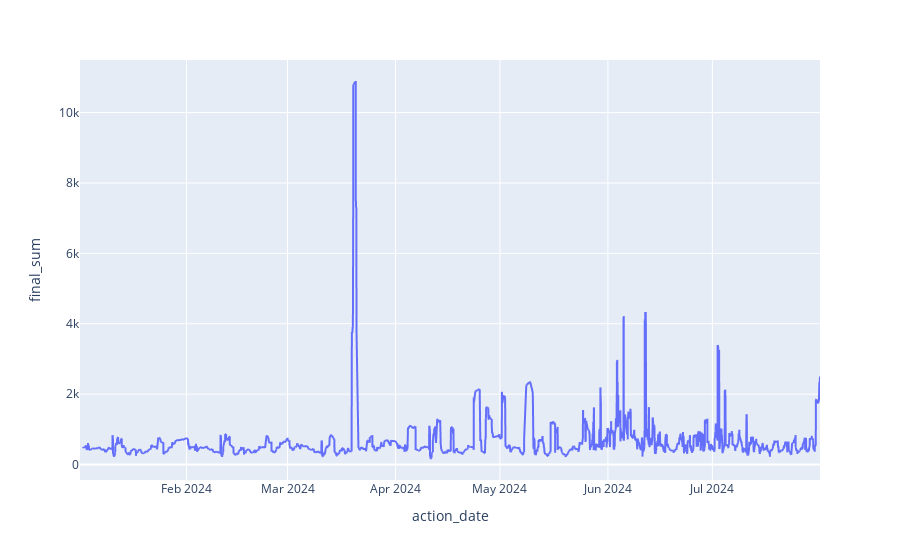

Here is the notebook cell this chart was saved with:
### Markdown cell above
Посмотрим так же линейную диаграмму, что бы видить тренд пожертвований.

### Code cell
fig = px.line(data.groupby('action_date')['final_sum'].sum().rolling(14).mean().reset_index(), x='action_date', y='final_sum')
fig.show()

### Figure 1 — Plotly figure (JSON) as saved in the notebook; plotly's stock layout.template omitted (floating-point values rounded to 4 significant figures; data arrays with more than 128 entries replaced by an {"elided": "..."} marker saying what was removed)
{"data": [{"hovertemplate": "action_date=%{x}<br>final_sum=%{y}<extra></extra>", "legendgroup": "", "line": {"color": "#636efa", "dash": "solid"}, "marker": {"symbol": "circle"}, "mode": "lines", "name": "", "showlegend": false, "type": "scattergl", "x": {"elided": "3272 str values"}, "xaxis": "x", "y": {"elided": "3272 float values"}, "yaxis": "y"}], "layout": {"autosize": true, "legend": {"tracegroupgap": 0}, "margin": {"t": 60}, "xaxis": {"anchor": "y", "autorange": true, "domain": [0, 1], "range": ["2024-01-01 09:55", "2024-07-31 21:34"], "title": {"text": "action_date"}, "type": "date"}, "yaxis": {"anchor": "x", "autorange": true, "domain": [0, 1], "range": [-438.1, 11490.0], "title": {"text": "final_sum"}, "type": "linear"}}}
